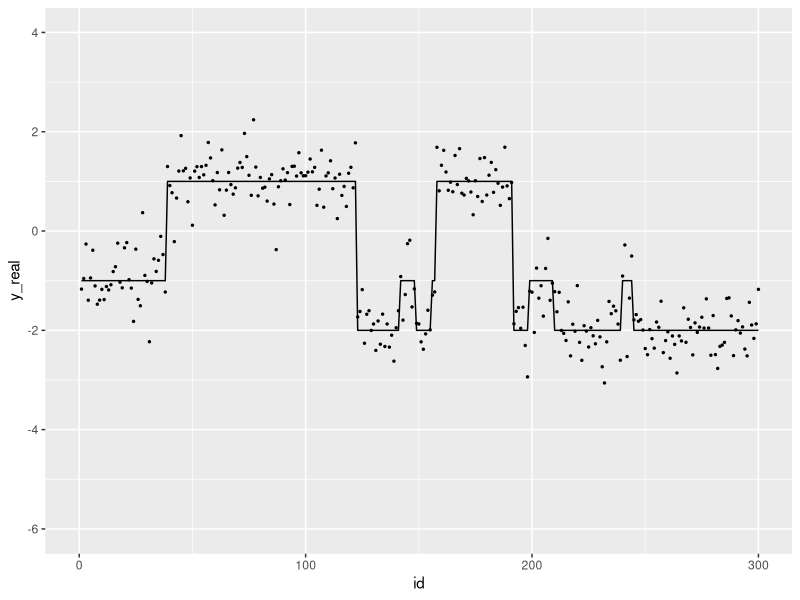

Reproduce this figure in R. (Note: this script raises an error after producing the figure.)
## ---- chunk 1
library(ggplot2)
## ---- chunk 2
set.seed(1234)
transMtx = matrix(c(0.98,0.015,0.005,
                     0.05,0.98,0.015,
                     0.015,0.005,0.98),byrow = TRUE,ncol = 3)
pi = c(0,0.95,0.05)
mu = c(-2,-1,1)
sigma = c(0.8,0.9,0.85) * 0.5

T = 300
M = dim(transMtx)[1]

x = rep(NA,T)
x[1] = sample(1:M,1,prob = pi)
for (i in 2:T){
  x[i] = sample(1:M,1,prob = transMtx[x[i-1],])
}

y = rep(NA,T); y_real = rep(NA,T)
for (i in 1:T){
  idx = x[i]
  y_real[i] = mu[idx]
  y[i] = rnorm(1,y_real[i],sigma[idx])
}

dat = data.frame(id = 1:T, x = x, y = y, y_real = y_real)
p <- ggplot(dat,aes(x = id, y = y_real))+
  geom_line()+
  geom_point(aes(x = id, y = y),size = 0.5)+
  xlim(0,T)+
  ylim(-6,4)
p

NumberofSegments = length(rle(x)$value)
NumberofSegments
## ---- chunk 3
## T: length of obs; N: num of obs; M: num of hidden states
## obs: T * 1
## transMtx: M * M
## emisMtx: M * N
## pi: start prob, M * 1
my_viterbi_constraint <- function(obs,mu,sigma,transMtx,pi,kmax){
  T = length(obs)
  M = length(pi)
  
  D = array(NA,dim=c(M,T,T))
  G_current = matrix(NA,ncol = T, nrow = M)
  transMtx_NoDiag = transMtx - diag(diag(transMtx))
  
  G1 =  dnorm(obs[1],mu,sigma,log = TRUE) + log(pi)
  
  lpy_x = dnorm(obs[2],mu,sigma,log=TRUE)
#  py_x = py_x / sum(py_x)
  G_current[,1] = G1 + log(diag(transMtx)) + lpy_x
  for (i in 1:M){
    tmp = G1 + log(transMtx_NoDiag[,i]) + lpy_x[i]
    G_current[i,2] = max(tmp)
    D[i, 1, 2] = i
    D[i, 2, 2] = which.max(tmp)
  }
  
  for (s in 3:T){
    lpy_x = dnorm(obs[s],mu,sigma,log = TRUE)
#    py_x = py_x / sum(py_x)
    G_pre = G_current
    ## k = 1
    G_current[,1] = G_pre[,1] + log(diag(transMtx)) + lpy_x
    D[,1,s] = 1:M

    ## k = 2 to s-1
    for (k in 2:(s-1)){
      for (i in 1:M){
        tmp = G_pre[,c(k-1,k)] + cbind(log(transMtx_NoDiag[,i]),log(diag(diag(transMtx))[,i])) + lpy_x[i]
        G_current[i,k] = max(tmp)
        D[i,k,s] = which.max(tmp)
      }
    }
    ## k = s
    for (i in 1:M){
      tmp = G_pre[,s-1] + log(transMtx_NoDiag[,i]) + lpy_x[i]
      G_current[i,s] = max(tmp)
      D[i,s,s] = which.max(tmp)
    }
  }
  
  
  return(list("D" = D,"G" = G_current))
  }

my_backtrace_constraint <- function(D,G,k){
  M = dim(G)[1]
  T = dim(D)[3]
  x = rep(NA,T)

  
  x[T] = ifelse(which.max(G[,k])<=M,which.max(G[,k]),which.max(G[,k])-M)
  #k = k - (which.max(G[,k]) <= M)
  #print(k)
  for (t in (T-1):1){
    x[t] = ifelse(D[x[t+1],k,t+1] <= M, D[x[t+1],k,t+1], D[x[t+1],k,t+1]-M)
    k = k - (x[t] != x[t+1])
  }
  return(x)
}
## ---- chunk 4
result_cons = my_viterbi_constraint(y,mu,sigma,transMtx,pi)
path_cons = my_backtrace_constraint(result_cons$D,result_cons$G,NumberofSegments)
result = my_viterbi_gaussian(y,mu,sigma,transMtx,pi)
path = my_backtrace(result$D,result$G)
par(mfrow = c(3,1))
plot(x,type="l"); plot(path_cons,type = "l");plot(path,type = "l")

library(reshape2)
datcomp = data.frame(id = 1:T,x_real = x,x_viterbi_k = path_cons)
datm = melt(datcomp,id.vars = 1)
p1 <- ggplot(datm,aes(x = id, y = value))+
  geom_line(aes( color = variable,group = variable))+
  scale_color_manual(values = c("red","blue"),labels = c("x_real","x_viterbi_k"))

datcomp = data.frame(id = 1:T,x_real = x,x_viterbi = path)
datm = melt(datcomp,id.vars = 1)
p2 <- ggplot(datm,aes(x = id, y = value))+
  geom_line(aes( color = variable,group = variable))+
  scale_color_manual(values = c("red","green"),labels = c("x_real","x_viterbi"))
p1;p2;



## ---- chunk 5
library(matrixStats)
## T: length of obs; N: num of obs; M: num of hidden states
## obs: T * 1
## transMtx: M * M
## emisMtx: M * N
## pi: start prob, M * 1
my_forward_constraint <- function(obs,mu,sigma,transMtx,pi){
  T = length(obs)
  M = length(pi)
  
  A = array(NA,dim=c(M,T,T))
  transMtx_NoDiag = transMtx - diag(diag(transMtx))
  
  A[,1,1] =  dnorm(obs[1],mu,sigma) * pi
  #A[,,1] = A[,,1] / sum(A[,,1],na.rm = TRUE)
  
  py_x = dnorm(obs[2],mu,sigma)
  A[,1,2] = A[,1,1] * diag(transMtx) * py_x
  for (i in 1:M){
    tmp = A[,1,1] * transMtx_NoDiag[,i]
    A[i,2,2] = sum(tmp) * py_x[i]
  }
  #A[,,2] = A[,,2] / sum(A[,,2],na.rm = TRUE)
  
  for (s in 3:T){
    py_x = dnorm(obs[s],mu,sigma)

    ## k = 1
    A[,1,s] = A[,1,s-1] * diag(transMtx) * py_x


    ## k = 2 to s-1
    for (k in 2:(s-1)){
      for (i in 1:M){
        tmp = A[,c(k-1,k),s-1] * cbind(transMtx_NoDiag[,i],diag(diag(transMtx))[,i])
        A[i,k,s] = sum(tmp) * py_x[i] 
      }
    }
    ## k = s
    for (i in 1:M){
      tmp = A[,s-1,s-1] * transMtx_NoDiag[,i]
      A[i,s,s] = sum(tmp) * py_x[i]
    }
    #A[,,s] = A[,,s] / sum(A[,,s],na.rm = TRUE)
  }
  
  
  return(A)
}

lmy_forward_constraint <- function(obs,mu,sigma,transMtx,pi,kmax){
  T = length(obs)
  M = length(pi)
  
  lA = array(NA,dim=c(M,kmax,T))
  transMtx_NoDiag = transMtx - diag(diag(transMtx))
  lpy_x = mapply(obs,FUN = function(x) dnorm(x,mu,sigma,log = TRUE))
  
  ## k = 1 at position 1
  lA[,1,1] =  lpy_x[,1] + log(pi)
  for (s in 2:T){
    ## k = 1
    lA[,1,s] = lA[,1,s-1] + log(diag(transMtx)) + lpy_x[,s]
  }
  if (kmax == 1){ return(lA) }
  
  for (k in 2:kmax){
    for (i in 1:M) { lA[i,k,k] = logSumExp(lA[,k-1,k-1] + log(transMtx_NoDiag[,i])) + lpy_x[i,k] } ## k = k at position k
    if( k < T ){
      for (s in (k+1):T){
        for (i in 1:M){
          tmp = lA[,c(k-1,k),(s-1)] + log(cbind(transMtx_NoDiag[,i],diag(diag(transMtx))[,i]))
          lA[i,k,s] = logSumExp(tmp) + lpy_x[i,s]
        }
      }
    }
  }
  

  # lpy_x = dnorm(obs[2],mu,sigma,log = TRUE)
  # A[,1,2] = A[,1,1] + log(diag(transMtx)) + lpy_x
  # for (i in 1:M){
  #   tmp = A[,1,1] + log(transMtx_NoDiag[,i])
  #   A[i,2,2] = logSumExp(tmp) + lpy_x[i]
  # }
  # 
  # 
  # for (s in 3:T){
  #   lpy_x = dnorm(obs[s],mu,sigma,log = TRUE)
  # 
  #   ## k = 1
  #   A[,1,s] = A[,1,s-1] + log(diag(transMtx)) + lpy_x
  # 
  # 
  #   ## k = 2 to s-1
  #   for (k in 2:(s-1)){
  #     for (i in 1:M){
  #       tmp = A[,c(k-1,k),s-1] + log(cbind(transMtx_NoDiag[,i],diag(diag(transMtx))[,i]))
  #       A[i,k,s] = logSumExp(tmp) + lpy_x[i] 
  #     }
  #   }
  #   ## k = s
  #   for (i in 1:M){
  #     tmp = A[,s-1,s-1] + log(transMtx_NoDiag[,i])
  #     A[i,s,s] = logSumExp(tmp) + lpy_x[i]
  #   }
  #   #A[,,s] = A[,,s] / sum(A[,,s],na.rm = TRUE)
  # }

  
  return(lA)
}

## ---- chunk 6
## T: length of obs; N: num of obs; M: num of hidden states
## obs: T * 1
## transMtx: M * M
## emisMtx: M * N
## pi: start prob, M * 1
my_backward_constraint <- function(obs,mu,sigma,transMtx,pi){
  T = length(obs)
  M = length(pi)
  
  B = array(NA,dim=c(M,T,T))
  transMtx_NoDiag = transMtx - diag(diag(transMtx))
  
  B[,,T] = B[,,T] ^ 0
  
  for (s in (T-1):1){
    
    py_x_p1 = dnorm(obs[s+1],mu,sigma)
    
    for (k in s:1){
      for (i in 1:M){
        tmp = B[,c(k,k+1),s+1] * cbind(diag(diag(transMtx))[,i],transMtx_NoDiag[i,]) * cbind(py_x_p1,py_x_p1)
        B[i,k,s] = sum(tmp)
      }
    }
    #B[,,s] = B[,,s] / sum(B[,,s],na.rm = TRUE)
  }
  
  return(B)
}

lmy_backward_constraint <- function(obs,mu,sigma,transMtx,pi,kmax){
  T = length(obs)
  M = length(pi)
  
  lB = array(NA,dim=c(M,kmax,T))
  transMtx_NoDiag = transMtx - diag(diag(transMtx))
  lpy_x = mapply(obs,FUN = function(x) dnorm(x,mu,sigma,log = TRUE))
  
  lB[,,T] = 0
  
  for (s in (T-1):kmax){
    lB[,kmax,s] = lB[,kmax,s+1] + log(diag(transMtx)) + lpy_x[,s+1]
  }
  if (kmax == 1){ return(lB) }
  
  for (k in (kmax-1):1){
    for (s in (T-1):k){
      for (i in 1:M){
        tmp = lB[,c(k,k+1),s+1] + log(cbind(diag(diag(transMtx))[,i],transMtx_NoDiag[i,])) + cbind(lpy_x[,s+1],lpy_x[,s+1])
        lB[i,k,s] = logSumExp(tmp)
      }
    }
  }
  
  
  # for (s in (T-1):1){
  #   
  #   lpy_x_p1 = dnorm(obs[s+1],mu,sigma,log = TRUE)
  #   
  #   for (k in kmax:1){
  #     for (i in 1:M){
  #       tmp = lB[,c(k,k+1),s+1] + log(cbind(diag(diag(transMtx))[,i],transMtx_NoDiag[i,])) + cbind(lpy_x_p1,lpy_x_p1)
  #       lB[i,k,s] = logSumExp(tmp)
  #     }
  #   }
  # }
  
  return(lB)
}
## ---- chunk 7
lA = lmy_forward_constraint(y,mu,sigma,transMtx,pi,NumberofSegments)
lB = lmy_backward_constraint(y,mu,sigma,transMtx,pi,NumberofSegments)
lprob = lA +lB

A = my_forward_constraint(y,mu,sigma,transMtx,pi)
B = my_backward_constraint(y,mu,sigma,transMtx,pi)
prob = A * B


#A = my_forward_constraint(y,mu,sigma,transMtx,pi)
#B = my_backward_constraint(y,mu,sigma,transMtx,pi)
#prob = A * B
sum(prob[,,T]);sum(prob[,,1],na.rm = TRUE)
sum(exp(lprob[,,T]));sum(exp(lprob[,,1]),na.rm = TRUE)
## ---- chunk 8
transMtx = matrix(c(0.98,0.015,0.005,
                     0.05,0.98,0.015,
                     0.015,0.005,0.98),byrow = TRUE,ncol = 3)
pi = c(0,0.95,0.05)
mu = c(-2,-1,1)
sigma = c(0.5,0.9,0.1)

D = 20
T = 100
KMAX = 1

N = length(mu)
M = dim(transMtx)[1]

seqs = c()
for (i in 1:D){
  xx = rep(NA,T)
  xx[1] = sample(1:M,1,prob = pi)
  for (i in 2:T){
    xx[i] = sample(1:M,1,prob = transMtx[xx[i-1],])
  }
  KMAX = ifelse(length(rle(xx)$value)>KMAX,length(rle(xx)$value),KMAX)
  yy = rep(NA,T); yy_real = rep(NA,T)
  for (i in 1:T){
    idx = xx[i]
    yy_real[i] = mu[idx]
    yy[i] = rnorm(1,yy_real[i],sigma[idx])
  }
  seqs = rbind(seqs,yy)
}
KMAX
#seqs 
## ---- chunk 9
my_em_constraint_single = function(seq, M,mu,sigma,pi,transMtx,kmax){
  T = length(seq)
  ## calcualte p(x)
  lPX = array(NA,dim=c(M,T))
  lA = lmy_forward_constraint(obs=seq,mu = mu,sigma = sigma, transMtx = transMtx, pi = pi,kmax = kmax)
  lB = lmy_backward_constraint(obs=seq,mu = mu,sigma = sigma, transMtx = transMtx, pi = pi,kmax = kmax)
  lprob = lA + lB
  llk = logSumExp(lprob[,,T])
  
  for (k in 1:T){
    for (i in 1:M){
      lPX[i,k] = logSumExp(lprob[i,,k]-llk,na.rm = TRUE)
    }
    #lPX[,k] = lPX[,k] - llk
  }
  
  ## calculate pxx
  transMtx_NoDiag = transMtx - diag(diag(transMtx))
  lPXX = array(NA,dim = c(M,M,T))
  for (k in 2:T){
    lpy_x = dnorm(seq[k],mu,sigma,log = TRUE)
    
    ## xn = xn-1 and sn = sn-1
    tmp = apply(lA[,,k-1],2,function(x) x + lpy_x + log(diag(transMtx))) + lB[,,k]
    for (i in 1:M){
      lPXX[i,i,k] = logSumExp(tmp[i,]-llk,na.rm = TRUE)
    }
    
    ## xn != xn-1 and sn = sn-1 + 1
    for (j in 1:M){
      for (i in 1:M){
        if( i != j){
          tmp = lA[i,-kmax,k-1] + log(transMtx_NoDiag[i,j]) + lpy_x[j] + lB[j,-1,k]
          lPXX[i,j,k] = logSumExp(tmp-llk,na.rm = TRUE)
        }
      }
    }
    #PXX[,,k] = t(apply(PXX[,,k],1,function(x) x/sum(x)))
    #lPXX[,,k] = lPXX[,,k] - llk
  }
  return(list("lPX" = lPX,"lPXX" = lPXX,"LLK"=llk))
}
## ---- chunk 10
my_em_constraint= function(seqs, M,mu_init = runif(M,min = min(seqs),max = max(seqs)),sigma_init = rep(runif(1,0,1),M),kmax = 10){
  T = dim(seqs)[2] ; D = dim(seqs)[1]
  pi = runif(M); pi = pi/sum(pi);
  transMtx = matrix(runif(M*M),ncol = M); transMtx = t(apply(transMtx,1,function(x) x/sum(x)))
  mu = mu_init
  sigma = sigma_init

  #seq = seqs
  iter = 1
  epsilon = 1e-8
  llk_pre = -100000000; llk_current = -1000000
  while(llk_current - llk_pre > epsilon){
    llk_pre = llk_current
    sum_pi = rep(0,M); sum_xx2 = matrix(0,nrow = M,ncol = M); sum_x2 = rep(0,M); sum_xy1 = matrix(0,nrow = M, ncol=N); sum_x1 = rep(0,M);
    sum_xy_mean = rep(0,M); sum_xy_sq = rep(0,M)
    llk_current = 0;
    
    for (num in 1:D){
      seq = seqs[num,]
      output = my_em_constraint_single(seq = seq,M = M,mu = mu,sigma = sigma,pi = pi,transMtx = transMtx,kmax = kmax)
      
      llk_current = llk_current + output$LLK
   
      sum_pi = sum_pi + exp(output$lPX[,1]); #####
      sum_xx2 = sum_xx2 + rowSums(exp(output$lPXX),dims = 2,na.rm = TRUE);
      sum_x2 = sum_x2 + exp(apply(output$lPX[,-T],1,logSumExp));
      
      
      sum_x1 = sum_x1 + exp(apply(output$lPX,1,logSumExp));
      
      sum_xy_mean = sum_xy_mean + exp(output$lPX) %*% matrix(seq,ncol = 1)
      sum_xy_sq = sum_xy_sq + apply(exp(output$lPX) * (matrix(seq,ncol = T,nrow = M,byrow = TRUE) - matrix(mu,ncol = T,nrow = M))^2,1,sum)
    }
    
    
    pi = sum_pi/D ### update pi
    transMtx = sum_xx2/sum_x2 ## update transMtx
    mu = sum_xy_mean / sum_x1
    ## update sigma
    sigma = sqrt(sum_xy_sq / sum_x1)
    iter = iter + 1
    print(paste(iter,llk_current))
  }
  
  return(list("pi"=pi,"transMtx"=transMtx,"mu" = mu,"sigma" = sigma,"llk"=llk_current,"iter"=iter))
}
## ---- chunk 11
#set.seed(1234)
resultem = my_em_constraint(seqs,4,kmax = KMAX)
resultem
#logSumExp(lmy_forward_constraint(seqs[2,],resultem$mu,resultem$sigma,resultem$transMtx,resultem$pi,KMAX)[,,T])
## ---- chunk 12
my_path_sampling = function(obs,mu,sigma,transMtx,pi,SamplesNum,kseg){
  T = length(obs)
  M = length(pi)
  samples_x = array(NA,dim=c(SamplesNum,T))
  success = 0
  
  transMtx_NoDiag = transMtx - diag(diag(transMtx))
  lA = lmy_forward_constraint(obs,mu,sigma,transMtx,pi,kseg)
  
  while(success<SamplesNum){
    x = rep(NA,T); s = kseg;
    x[T] = sample(1:M,1,prob = exp(lA[,kseg,T]))
    for (j in (T-1):1){
      if(j>=s){
        if(s == 1){
          x[j] = x[j+1]
        }else{
          lprob = lA[,c(s-1,s),j] + log(cbind(transMtx_NoDiag[,x[j+1]],diag(diag(transMtx))[,x[j+1]]))
          tmp = sample(1:length(lprob),1,prob = c(exp(lprob)))
          x[j] = ifelse(tmp <= M,tmp,tmp-M)
          s = s - (x[j] != x[j+1])
        }
      #print(paste(s,j,x[j],sep = ";"))
      }
    }
    if(!is.na(x[1])){
      success = success+1
      samples_x[success,] = x
    }
  }
  
  return(samples_x)
}
## ---- chunk 13
transMtx = matrix(c(0.98,0.015,0.005,
                     0.05,0.98,0.015,
                     0.015,0.005,0.98),byrow = TRUE,ncol = 3)
pi = c(0,0.95,0.05)
mu = c(-2,-1,1)
sigma = c(0.8,0.9,0.85)

T = 200
M = dim(transMtx)[1]


samples = my_path_sampling(y,mu,sigma,transMtx,pi,12,NumberofSegments)
par(mfrow = c(3,1))
for (i in 1:dim(samples)[1]){
  plot(samples[i,],type="l")
}
#datcomp = data.frame(id = 1:T,x = t(samples))
#library(reshape2)
#datm = melt(datcomp,id.vars = 1)
#p <- ggplot(datm,aes(x = id, y = value))+
#  geom_line()
p
